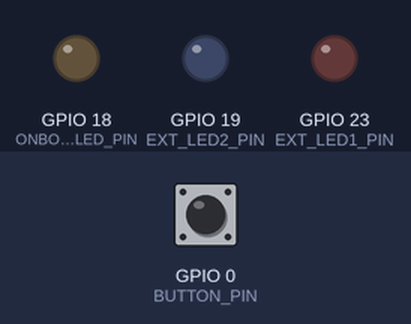
Bench run of a program on a simulated ESP32. On the bench: output pins drawn as LEDs (lit = HIGH). The test bench sets the inputs (shaded band); at power-on: GPIO 0 (BUTTON_PIN) HIGH. What the program prints to the serial monitor is not drawn.

Above: at 0.0 s.
At 1.7 s:
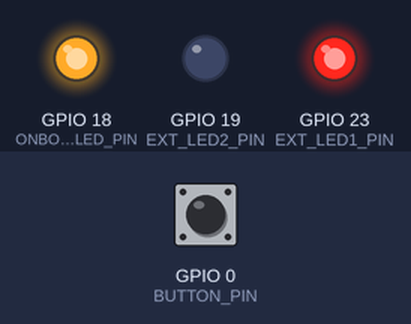
1.8 s: GPIO 0 (BUTTON_PIN) pulled LOW for 3.2 s
At 5.2 s:
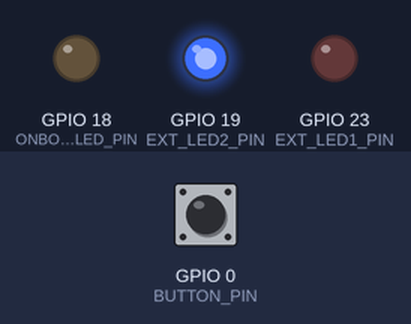
Timing chart, 0 to 12.5 s (numbered marks = the images above; inputs shaded):
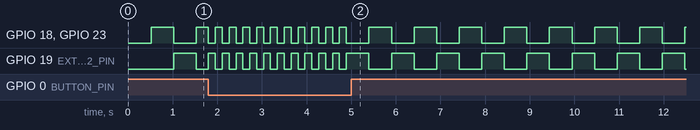

The program:

main.cpp
```cpp
/**
 * ============================================================================
 * Lab 0: Environment Setup (VS Code, PlatformIO, Wokwi) & LED Blink Test
 * Course: Hybrid Local/Cloud IoT Node with ESP32 / IPST-WiFi
 * ============================================================================
 */

#include <Arduino.h>

// --- Pin Definitions ---
#define ONBOARD_LED_PIN   18  // ESP32 IPST-WiFi On-board Built-in LED (GPIO 18)
#define EXT_LED1_PIN      23  // External Red LED (GPIO 23)
#define EXT_LED2_PIN      19  // External Blue LED (GPIO 19)
#define BUTTON_PIN        0   // Push Button Switch (GPIO 0 / BOOT button, INPUT_PULLUP)

// --- Timing Variables for Non-blocking Blink ---
unsigned long previousMillis = 0;
const long interval = 500;    // Blink interval: 500 ms (1 Hz cycle)
bool ledState = LOW;
int blinkCount = 0;

void setup() {
  // 1. Initialize Serial Communication at 115200 baud
  Serial.begin(115200);
  delay(500); // Allow hardware to stabilize

  Serial.println("\n==================================================");
  Serial.println("🚀 ESP32 IoT Lab 0: Environment & Blink Test");
  Serial.println("🎓 Visual Studio Code + PlatformIO + Wokwi Ready!");
  Serial.println("==================================================");

  // 2. Configure GPIO Pin Modes
  pinMode(ONBOARD_LED_PIN, OUTPUT);
  pinMode(EXT_LED1_PIN, OUTPUT);
  pinMode(EXT_LED2_PIN, OUTPUT);
  pinMode(BUTTON_PIN, INPUT_PULLUP);

  // Initial state: Turn all LEDs OFF
  digitalWrite(ONBOARD_LED_PIN, LOW);
  digitalWrite(EXT_LED1_PIN, LOW);
  digitalWrite(EXT_LED2_PIN, LOW);

  Serial.println("✅ GPIO Pins configured successfully.");
  Serial.println("💡 Onboard LED: GPIO 18, Ext LED1: GPIO 23, Ext LED2: GPIO 19, Button: GPIO 0\n");
}

void loop() {
  // Read push button state (LOW when pressed due to INPUT_PULLUP)
  bool buttonPressed = (digitalRead(BUTTON_PIN) == LOW);

  // Non-blocking timer using millis()
  unsigned long currentMillis = millis();

  if (currentMillis - previousMillis >= (buttonPressed ? 150 : interval)) {
    previousMillis = currentMillis;
    ledState = !ledState;
    blinkCount++;

    // Toggle LEDs
    digitalWrite(ONBOARD_LED_PIN, ledState);
    digitalWrite(EXT_LED1_PIN, ledState);
    digitalWrite(EXT_LED2_PIN, !ledState); // Alternating blink between LED1 and LED2

    // Print status over Serial Monitor
    Serial.printf("[T=%lums | #%d] LED State: %s | Mode: %s | CPU Temp: %.1f°C\n",
                  currentMillis,
                  blinkCount,
                  ledState ? "⚡ ON (HIGH)" : "💤 OFF (LOW)",
                  buttonPressed ? "🔥 FAST BLINK (Button Pressed)" : "🟢 NORMAL (500ms)",
                  temperatureRead());
  }

  // Small delay to prevent tight loop in simulation
  delay(10);
}
```
